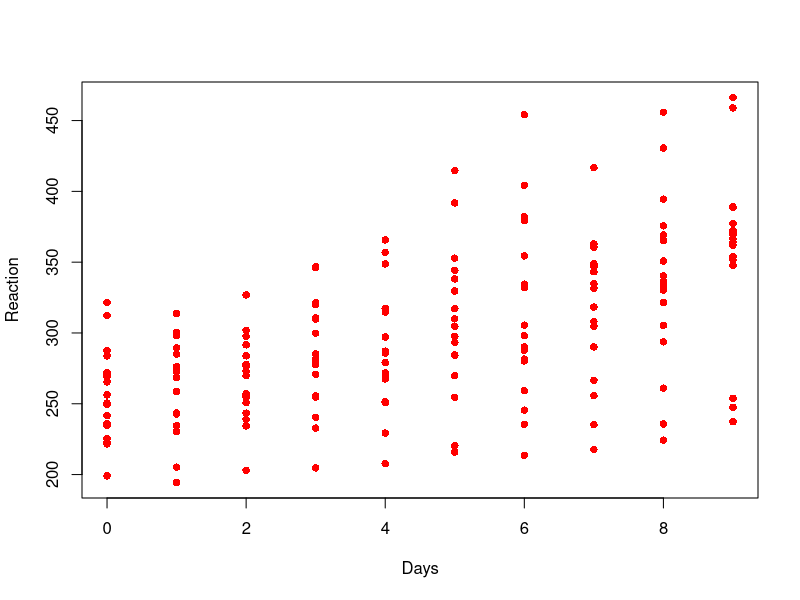

This chart was generated by the following R code: (Note: this script raises an error after producing the figure.)
library(lme4)
data("sleepstudy")

# Plot all data points
plot(Reaction ~ Days, 
     pch=16,
     col='red',
     data=sleepstudy)

# Plot data on subject by subject basis 
xyplot(Reaction ~ Days | Subject,
       type=c('p', 'r', 'g'),
       index = function(x,y) coef(lm(y~x))[2],
       data=sleepstudy)

# Multilevel linear regression analysis
# Looking at effect of days without sleep on reaction time
# where this effect can vary randomly across subjects
M.sleep <- lmer(Reaction ~ Days + (Days | Subject),
                data=sleepstudy)
